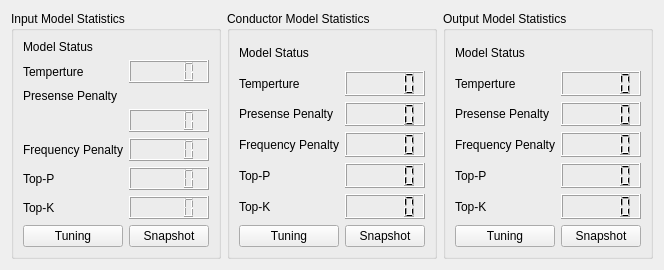
         <widget class="QWidget" name="modelStatsBreakerWidget" native="true">
          <layout class="QHBoxLayout" name="horizontalLayout_12">
           <item>
            <widget class="QGroupBox" name="inputModelGB">
             <property name="title">
              <string>Input Model Statistics</string>
             </property>
             <layout class="QGridLayout" name="gridLayout">
              <item row="1" column="1">
               <widget class="QLCDNumber" name="tempSetLCD_IM"/>
              </item>
              <item row="5" column="0">
               <widget class="QLabel" name="topP_Label_IM">
                <property name="text">
                 <string>Top-P</string>
                </property>
               </widget>
              </item>
              <item row="7" column="1">
               <widget class="QPushButton" name="printPreview_IM">
                <property name="text">
                 <string>Snapshot</string>
                </property>
               </widget>
              </item>
              <item row="0" column="0">
               <widget class="QLabel" name="modelStatusLabel_IM">
                <property name="text">
                 <string>Model Status</string>
                </property>
               </widget>
              </item>
              <item row="4" column="0">
               <widget class="QLabel" name="freqqLabel_IM">
                <property name="text">
                 <string>Frequency Penalty</string>
                </property>
               </widget>
              </item>
              <item row="0" column="1">
               <widget class="QLabel" name="StatusLabel_IM">
                <property name="text">
                 <string/>
                </property>
               </widget>
              </item>
              <item row="4" column="1">
               <widget class="QLCDNumber" name="freqSetLCD_IM"/>
              </item>
              <item row="7" column="0">
               <widget class="QPushButton" name="tuningBtn_IM">
                <property name="text">
                 <string>Tuning</string>
                </property>
               </widget>
              </item>
              <item row="6" column="1">
               <widget class="QLCDNumber" name="topKSetLCD_IM"/>
              </item>
              <item row="2" column="0">
               <widget class="QLabel" name="presLabel_IM">
                <property name="text">
                 <string>Presense Penalty</string>
                </property>
               </widget>
              </item>
              <item row="1" column="0">
               <widget class="QLabel" name="tempLabel_IM">
                <property name="text">
                 <string>Temperture</string>
                </property>
               </widget>
              </item>
              <item row="6" column="0">
               <widget class="QLabel" name="topK_Label_IM">
                <property name="text">
                 <string>Top-K</string>
                </property>
               </widget>
              </item>
              <item row="5" column="1">
               <widget class="QLCDNumber" name="topPSetLCD_IM"/>
              </item>
              <item row="3" column="1">
               <widget class="QLCDNumber" name="presSetLCD_IM"/>
              </item>
             </layout>
            </widget>
           </item>
           <item>
            <widget class="QGroupBox" name="modelGB_Con">
             <property name="title">
              <string>Conductor Model Statistics</string>
             </property>
             <layout class="QGridLayout" name="gridLayout_5">
              <item row="0" column="0">
               <widget class="QLabel" name="modelStatusLabel_Con">
                <property name="text">
                 <string>Model Status</string>
                </property>
               </widget>
              </item>
              <item row="4" column="0">
               <widget class="QLabel" name="topP_Label_Con">
                <property name="text">
                 <string>Top-P</string>
                </property>
               </widget>
              </item>
              <item row="3" column="0">
               <widget class="QLabel" name="freqLabel_Con">
                <property name="text">
                 <string>Frequency Penalty</string>
                </property>
               </widget>
              </item>
              <item row="1" column="1">
               <widget class="QLCDNumber" name="tempSetLCD_Con"/>
              </item>
              <item row="1" column="0">
               <widget class="QLabel" name="tempLabel_Con">
                <property name="text">
                 <string>Temperture</string>
                </property>
               </widget>
              </item>
              <item row="2" column="0">
               <widget class="QLabel" name="presLabel_Con">
                <property name="text">
                 <string>Presense Penalty</string>
                </property>
               </widget>
              </item>
              <item row="4" column="1">
               <widget class="QLCDNumber" name="topPSetLCD_Con"/>
              </item>
              <item row="5" column="0">
               <widget class="QLabel" name="topK_Label_Con">
                <property name="text">
                 <string>Top-K</string>
                </property>
               </widget>
              </item>
              <item row="3" column="1">
               <widget class="QLCDNumber" name="freqSetLCD_Con"/>
              </item>
              <item row="2" column="1">
               <widget class="QLCDNumber" name="presSetLCD_Con"/>
              </item>
              <item row="6" column="0">
               <widget class="QPushButton" name="tuningBtn_Con">
                <property name="text">
                 <string>Tuning</string>
                </property>
               </widget>
              </item>
              <item row="6" column="1">
               <widget class="QPushButton" name="printPreviewBtn_Con">
                <property name="text">
                 <string>Snapshot</string>
                </property>
               </widget>
              </item>
              <item row="5" column="1">
               <widget class="QLCDNumber" name="topKSetLCD_Con"/>
              </item>
              <item row="0" column="1">
               <widget class="QLabel" name="StatusLabel_Con">
                <property name="text">
                 <string/>
                </property>
               </widget>
              </item>
             </layout>
            </widget>
           </item>
           <item>
            <widget class="QGroupBox" name="OutputMiodelGB">
             <property name="title">
              <string>Output Model Statistics</string>
             </property>
             <layout class="QGridLayout" name="gridLayout_2">
              <item row="0" column="0">
               <widget class="QLabel" name="modelStatusLabel_OM">
                <property name="text">
                 <string>Model Status</string>
                </property>
               </widget>
              </item>
              <item row="4" column="0">
               <widget class="QLabel" name="topP_Label_OM">
                <property name="text">
                 <string>Top-P</string>
                </property>
               </widget>
              </item>
              <item row="3" column="0">
               <widget class="QLabel" name="freqLabel_OM">
                <property name="text">
                 <string>Frequency Penalty</string>
                </property>
               </widget>
              </item>
              <item row="1" column="1">
               <widget class="QLCDNumber" name="tempSetLCD_OM"/>
              </item>
              <item row="1" column="0">
               <widget class="QLabel" name="tempLabel_OM">
                <property name="text">
                 <string>Temperture</string>
                </property>
               </widget>
              </item>
              <item row="2" column="0">
               <widget class="QLabel" name="presLabel_OM">
                <property name="text">
                 <string>Presense Penalty</string>
                </property>
               </widget>
              </item>
              <item row="4" column="1">
               <widget class="QLCDNumber" name="topPSetLCD_OM"/>
              </item>
              <item row="5" column="0">
               <widget class="QLabel" name="topK_Label_OM">
                <property name="text">
                 <string>Top-K</string>
                </property>
               </widget>
              </item>
              <item row="3" column="1">
               <widget class="QLCDNumber" name="freqSetLCD_OM"/>
              </item>
              <item row="2" column="1">
               <widget class="QLCDNumber" name="presSetLCD_OM"/>
              </item>
              <item row="6" column="0">
               <widget class="QPushButton" name="tuningBtn_OM">
                <property name="text">
                 <string>Tuning</string>
                </property>
               </widget>
              </item>
              <item row="6" column="1">
               <widget class="QPushButton" name="printPreviewBtn_OM">
                <property name="text">
                 <string>Snapshot</string>
                </property>
               </widget>
              </item>
              <item row="5" column="1">
               <widget class="QLCDNumber" name="topKSetLCD_OM"/>
              </item>
              <item row="0" column="1">
               <widget class="QLabel" name="StatusLabel_OM">
                <property name="text">
                 <string/>
                </property>
               </widget>
              </item>
             </layout>
            </widget>
           </item>
          </layout>
         </widget>
